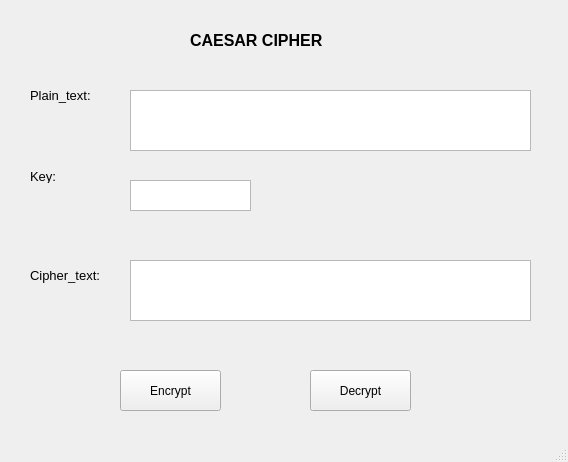
<?xml version="1.0" encoding="UTF-8"?>
<ui version="4.0">
 <class>MainWindow</class>
 <widget class="QMainWindow" name="MainWindow">
  <property name="geometry">
   <rect>
    <x>0</x>
    <y>0</y>
    <width>568</width>
    <height>462</height>
   </rect>
  </property>
  <property name="windowTitle">
   <string>MainWindow</string>
  </property>
  <widget class="QWidget" name="centralwidget">
   <widget class="QLabel" name="label">
    <property name="geometry">
     <rect>
      <x>190</x>
      <y>10</y>
      <width>191</width>
      <height>61</height>
     </rect>
    </property>
    <property name="font">
     <font>
      <pointsize>12</pointsize>
      <weight>75</weight>
      <bold>true</bold>
     </font>
    </property>
    <property name="text">
     <string>CAESAR CIPHER</string>
    </property>
   </widget>
   <widget class="QLabel" name="label_2">
    <property name="geometry">
     <rect>
      <x>30</x>
      <y>80</y>
      <width>81</width>
      <height>31</height>
     </rect>
    </property>
    <property name="font">
     <font>
      <pointsize>10</pointsize>
     </font>
    </property>
    <property name="text">
     <string>Plain_text:</string>
    </property>
   </widget>
   <widget class="QLabel" name="label_3">
    <property name="geometry">
     <rect>
      <x>30</x>
      <y>170</y>
      <width>47</width>
      <height>13</height>
     </rect>
    </property>
    <property name="font">
     <font>
      <pointsize>10</pointsize>
     </font>
    </property>
    <property name="text">
     <string>Key:</string>
    </property>
   </widget>
   <widget class="QLabel" name="label_4">
    <property name="geometry">
     <rect>
      <x>30</x>
      <y>260</y>
      <width>101</width>
      <height>31</height>
     </rect>
    </property>
    <property name="font">
     <font>
      <pointsize>10</pointsize>
     </font>
    </property> 
    <property name="text">
     <string>Cipher_text:</string>
    </property>
   </widget>
   <widget class="QPlainTextEdit" name="txt_plain">
    <property name="geometry">
     <rect>
      <x>130</x>
      <y>90</y>
      <width>401</width>
      <height>61</height>
     </rect>
    </property>
   </widget>
   <widget class="QPlainTextEdit" name="txt_key">
    <property name="geometry">
     <rect>
      <x>130</x>
      <y>180</y>
      <width>121</width>
      <height>31</height>
     </rect>
    </property>
   </widget>
   <widget class="QPlainTextEdit" name="txt_cipher">
    <property name="geometry">
     <rect>
      <x>130</x>
      <y>260</y>
      <width>401</width>
      <height>61</height>
     </rect>
    </property>
   </widget>
   <widget class="QToolButton" name="btn_en">
    <property name="geometry">
     <rect>
      <x>120</x>
      <y>370</y>
      <width>101</width>
      <height>41</height>
     </rect>
    </property>
    <property name="text">
     <string>Encrypt</string>
    </property>
   </widget>
   <widget class="QToolButton" name="btn_de">
    <property name="geometry">
     <rect>
      <x>310</x>
      <y>370</y>
      <width>101</width>
      <height>41</height>
     </rect>
    </property>
    <property name="text">
     <string>Decrypt</string>
    </property>
   </widget>
  </widget>
  <widget class="QMenuBar" name="menubar">
   <property name="geometry">
    <rect>
     <x>0</x>
     <y>0</y>
     <width>568</width>
     <height>21</height>
    </rect>
   </property>
  </widget>
  <widget class="QStatusBar" name="statusbar"/>
 </widget>
 <resources/>
 <connections/>
</ui>
